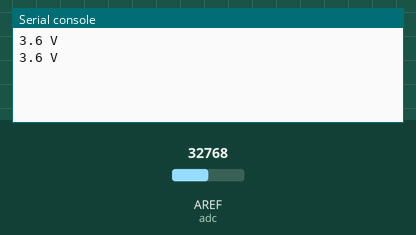
The program below on a simulated CircuitPython board. Shown: the last lines printed to the serial console. Inputs (shaded band) come from the test bench; at power-on: AREF (adc) = 32768 (analog values on the 0–65535 scale).

Above: at 1.2 s.
1.3 s: AREF (adc) set to 45874
At 2.6 s:
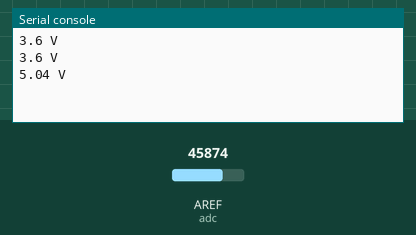
2.8 s: AREF (adc) set to 57670
At 3.8 s:
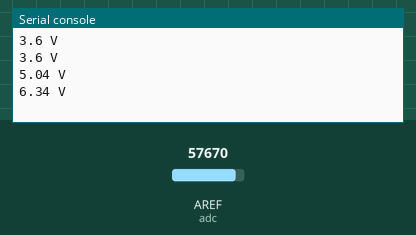
Timing chart, 0 to 5.8 s (numbered marks = the images above; inputs shaded):
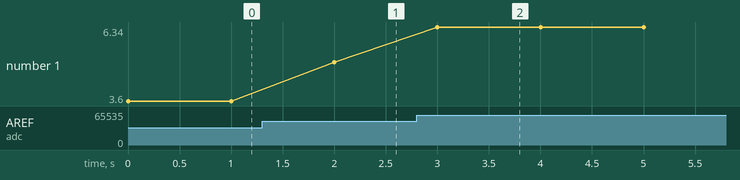

The program:

code.py
```python
# Battery Voltage
# Data: 2025-6-25

import time
import board
from analogio import AnalogIn

adc = AnalogIn(board.AREF) #锂电池电压

while True:

    print(round(adc.value*1.8/65535*4,2),'V')
    time.sleep(1) #1s
```

Measured:
- after the input at 1.3 s, the serial console: prints a new line after 0.70 s (image 1)
- after the input at 2.8 s, the serial console: prints a new line after 0.20 s (image 2)
- plotted number 1: 3.6 → 5.04 after the input at 1.3 s, 5.04 → 6.34 after the input at 2.8 s
